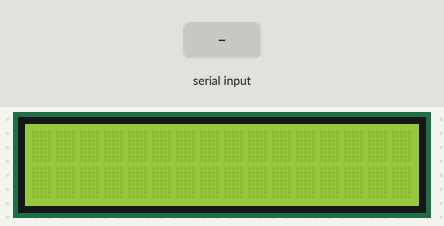
The sketch below on a simulated Arduino Uno, built with avr-gcc and run on an emulated ATmega328P. On the bench: 16×2 character LCD. The inputs (shaded band) are chosen by the test bench.

Above: at 1.2 s.
1.3 s: "1" received over Serial
At 2.6 s:
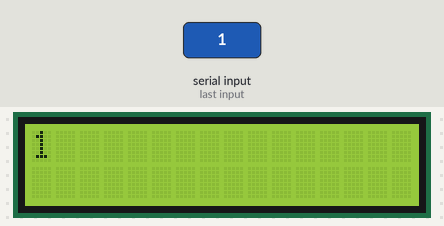
3.8 s: "0" received over Serial
At 5.6 s:
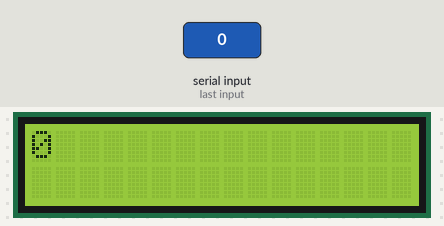
6.3 s: "2" received over Serial
At 8.7 s:
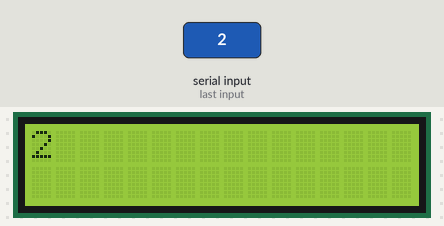
Timing chart, 0 to 10.2 s (numbered marks = the images above; inputs shaded):
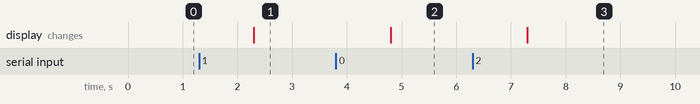

Measured:
- after the input at 1.3 s, the display: changes after 1.0 s (image 1)
- after the input at 3.8 s, the display: changes after 1.0 s (image 2)
- after the input at 6.3 s, the display: changes after 1.0 s (image 3)

The sketch:

CPU-GPU-Monitoring-Ardunio.ino
```cpp
#include <LiquidCrystal.h>

// Initialize the LCD with the pins it's connected to
LiquidCrystal lcd(8, 9, 4, 5, 6, 7);

void setup() {
  // Set the baud rate for serial communication
  Serial.begin(115200);

  // Initialize the LCD
  lcd.begin(16, 2);
  lcd.clear();
}

void loop() {
  if(Serial.available()){
    String namee = Serial.readString();
    lcd.home();
    lcd.print(namee);
    lcd.setCursor(2, 0);
    String temp = Serial.readString();
    lcd.print(temp);
    lcd.setCursor(2, 1);
  }
}
```
